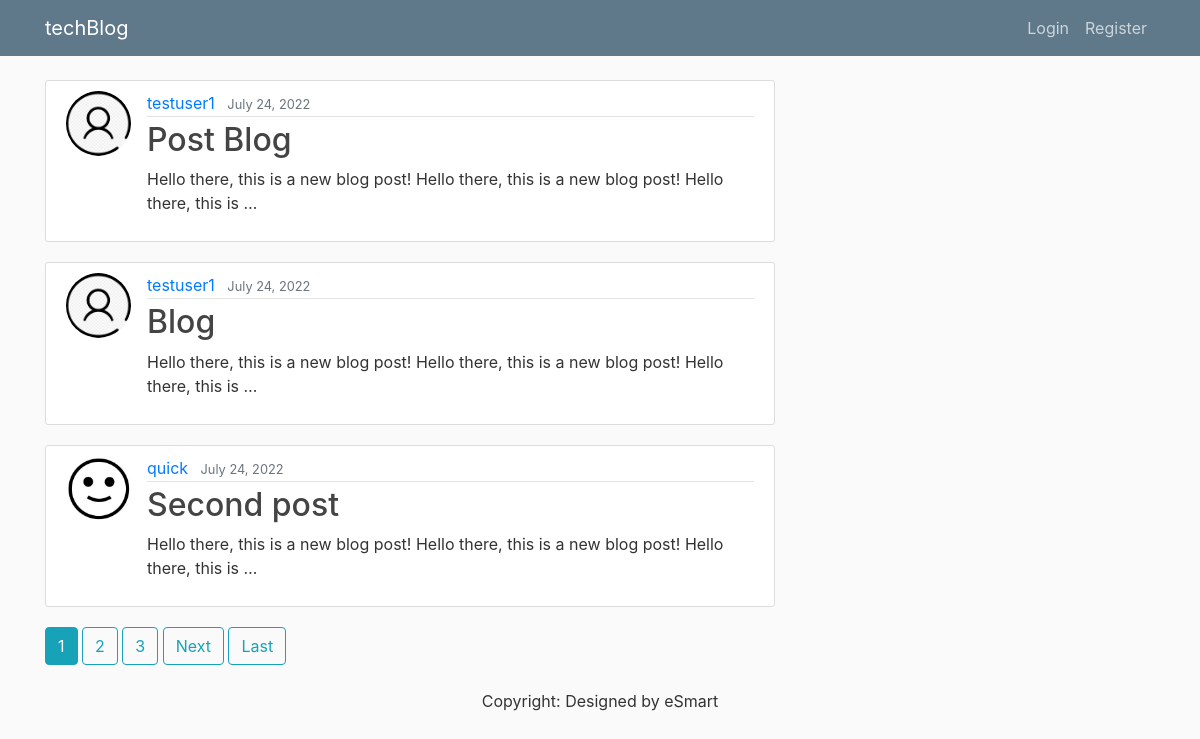
Page /home/ on the earlier database version.
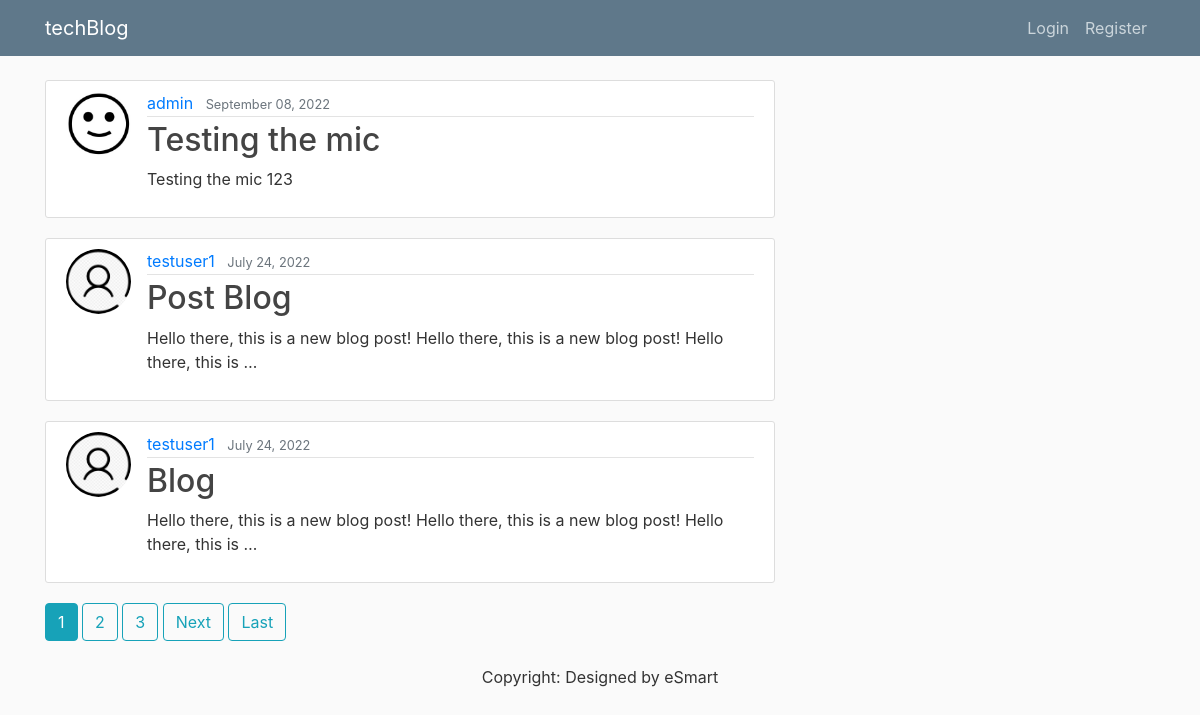
Same page on the later database version.
### blog_app/models.py (models this page shows, shortened)
class Post(models.Model):
    title = models.CharField(max_length=50)
    content = models.TextField()
    date_posted = models.DateTimeField(default=timezone.now)
    author = models.ForeignKey(User, on_delete=models.CASCADE)

### users_app/models.py (models this page shows, shortened)
class Profile(models.Model):
    user = models.OneToOneField(User, on_delete=models.CASCADE)
    image = models.ImageField(default='default.jpg', upload_to='profile_pics')

### blog_app/views.py (the view)
# urls.py: path('home/', PostListView.as_view(), name='blog-home'),
class PostListView(ListView):
    model = Post
    template_name = 'blog_app/home.html' #<app>/<model>_<viewtype>.html
    context_object_name = 'posts'
    ordering = ['-date_posted'] #display the lastest post at the top
    paginate_by = 3 #to paginate the pages to contain 2 post per page

### blog_app/templates/blog_app/home.html (shortened to what this page needs)
{% extends "blog_app/base.html" %}
{% block content %}
    {% for post in posts %}
    <article class="media content-section">
        <img class = "rounded-circle article-img" src="{{ post.author.profile.image.url }}">
        <div class="media-body">
            <div class="article-metadata">
                <a class="mr-2" href="{% url 'user-posts' post.author.username %}">{{ post.author }}</a>
                <small class="text-muted">{{ post.date_posted|date:"F d, Y" }}</small>
            </div>
            <h2><a class="article-title" href="{% url 'post-detail' post.id %}">{{ post.title }}</a></h2>
            <p class="article-content">{{ post.content|truncatewords:20 }}</p>
        </div>
    </article>
    {% endfor %}
    {% if is_paginated %}
        {% for num in page_obj.paginator.page_range %}
            {% if page_obj.number == num %}
                <a class="btn btn-info mb-4" href="?page={{ num }}">{{ num }}</a>
            {% elif num > page_obj.number|add:'-3' and num < page_obj.number|add:'3' %}
            <a class="btn btn-outline-info mb-4" href="?page={{ num }}">{{ num }}</a>
            {% endif %}
        {% endfor %}
        {% if page_obj.has_next %}
            <a class="btn btn-outline-info mb-4" href="?page={{ page_obj.next_page_number }}">Next</a>
            <a class="btn btn-outline-info mb-4" href="?page={{ page_obj.paginator.num_pages }}">Last</a>
        {% endif %}
    {% endif %}
{% endblock content %}

### blog_app/templates/blog_app/base.html (shortened to what this page needs)
{% load static %}
<!DOCTYPE html>
<html lang="en">
<head>
    <link rel="stylesheet" href="https://cdn.jsdelivr.net/npm/bootstrap@4.0.0/dist/css/bootstrap.min.css">
    <link rel="stylesheet" type="text/css" href="{% static 'blog_app/main.css' %}">
</head>
<body>
    <header class="site-header">
        <nav class="navbar navbar-expand-md navbar-dark bg-steel fixed-top">
          <div class="container">
            {% if user.is_authenticated %}
            <a class="navbar-brand mr-4" href="{% url 'blog-home' %}">techBlog</a>
            <button class="navbar-toggler" type="button" data-toggle="collapse" data-target="#navbarToggle" aria-controls="navbarToggle" aria-expanded="false" aria-label="Toggle navigation">
            <span class="navbar-toggler-icon"></span>
            </button>
            <div class="collapse navbar-collapse" id="navbarToggle">
              <div class="navbar-nav mr-auto">
                <a class="nav-item nav-link" href="{% url 'blog-home' %}">Blog Posts</a>
                <a class="nav-item nav-link" href="{% url 'blog-about' %}">About</a>
              </div>
              {% else %}
              <a class="navbar-brand mr-4" href="{% url 'register' %}">techBlog</a>
              {% endif %}
              <div class="navbar-nav">
                {% if user.is_authenticated %}
                <a class="nav-item nav-link" href="{% url 'post-create' %}">New Post</a>
                  <a class="nav-item nav-link" href="{% url 'profile' %}">Profile</a>
                  <a class="nav-item nav-link" href="{% url 'logout' %}">Logout</a>
                {% else %}
                  <a class="nav-item nav-link" href="{% url 'login' %}">Login</a>
                  <a class="nav-item nav-link" href="{% url 'register' %}">Register</a>
                {% endif %}
              </div>
            </div>
        </nav>
      </header>
      <main role="main" class="container">
        <div class="row">
          <div class="col-md-8">
            {% block content %}{% endblock %}
          </div>
          <div class="col-md-4">
            </div>
          </div>
      </main>
</body>
<footer align="center">Copyright: Designed by eSmart</footer>
</html>

### blog_app/static/blog_app/main.css (style rules this page uses)
body { background: #fafafa; color: #333333; margin-top: 5rem; }
h1, h2, h3, h4, h5, h6 { color: #444444; }
.bg-steel { background-color: #5f788a; }
.site-header .navbar-nav .nav-link { color: #cbd5db; }
.content-section { background: #ffffff; padding: 10px 20px; border: 1px solid #dddddd; border-radius: 3px; margin-bottom: 20px; }
.article-title { color: #444444; }
.article-content { white-space: pre-line; }
.article-img { height: 65px; width: 65px; margin-right: 16px; }
.article-metadata { padding-bottom: 1px; margin-bottom: 4px; border-bottom: 1px solid #e3e3e3 }

Differences in the rows shown:
no longer on this page (row unchanged): Post: author.profile.image (placeholder picture), author "quick", date_posted "July 24, 2022", title "Second post", content "Hello there, this is a new blog post! Hello there, this is a new blog post! Hello there, this is …"
added Post: author.profile.image (placeholder picture), author "admin", date_posted "September 08, 2022", title "Testing the mic", content "Testing the mic 123"
